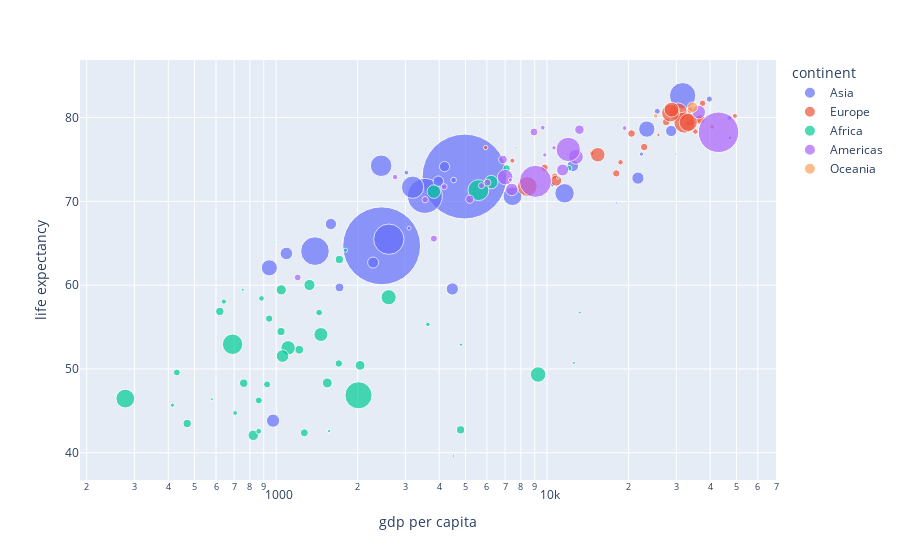

Notebook code cell kept with this figure:
### Code cell
fig.show()

### Figure 1 — Plotly figure (JSON) as saved in the notebook; plotly's stock layout.template omitted (floating-point values rounded to 4 significant figures)
{"data": [{"hovertemplate": "<b>%{hovertext}</b><br><br>continent=Asia<br>gdp per capita=%{x}<br>life expectancy=%{y}<br>population=%{marker.size}<extra></extra>", "hovertext": ["Afghanistan", "Bahrain", "Bangladesh", "Cambodia", "China", "Hong Kong, China", "India", "Indonesia", "Iran", "Iraq", "Israel", "Japan", "Jordan", "Korea, Dem. Rep.", "Korea, Rep.", "Kuwait", "Lebanon", "Malaysia", "Mongolia", "Myanmar", "Nepal", "Oman", "Pakistan", "Philippines", "Saudi Arabia", "Singapore", "Sri Lanka", "Syria", "Taiwan", "Thailand", "Vietnam", "West Bank and Gaza", "Yemen, Rep."], "legendgroup": "Asia", "marker": {"color": "#636efa", "size": [31889923, 708573, 150448339, 14131858, 1318683096, 6980412, 1110396331, 223547000, 69453570, 27499638, 6426679, 127467972, 6053193, 23301725, 49044790, 2505559, 3921278, 24821286, 2874127, 47761980, 28901790, 3204897, 169270617, 91077287, 27601038, 4553009, 20378239, 19314747, 23174294, 65068149, 85262356, 4018332, 22211743], "sizemode": "area", "sizeref": 366300.0, "symbol": "circle"}, "mode": "markers", "name": "Asia", "orientation": "v", "showlegend": true, "type": "scatter", "x": [974.6, 29800.0, 1391.0, 1714.0, 4959.0, 39720.0, 2452.0, 3541.0, 11610.0, 4471.0, 25520.0, 31660.0, 4519.0, 1593.0, 23350.0, 47310.0, 10460.0, 12450.0, 3096.0, 944, 1091.0, 22320.0, 2606.0, 3190.0, 21650.0, 47140.0, 3970.0, 4185.0, 28720.0, 7458.0, 2442.0, 3025.0, 2281.0], "xaxis": "x", "y": [43.83, 75.64, 64.06, 59.72, 72.96, 82.21, 64.7, 70.65, 70.96, 59.55, 80.75, 82.6, 72.53, 67.3, 78.62, 77.59, 71.99, 74.24, 66.8, 62.07, 63.78, 75.64, 65.48, 71.69, 72.78, 79.97, 72.4, 74.14, 78.4, 70.62, 74.25, 73.42, 62.7], "yaxis": "y"}, {"hovertemplate": "<b>%{hovertext}</b><br><br>continent=Europe<br>gdp per capita=%{x}<br>life expectancy=%{y}<br>population=%{marker.size}<extra></extra>", "hovertext": ["Albania", "Austria", "Belgium", "Bosnia and Herzegovina", "Bulgaria", "Croatia", "Czech Republic", "Denmark", "Finland", "France", "Germany", "Greece", "Hungary", "Iceland", "Ireland", "Italy", "Montenegro", "Netherlands", "Norway", "Poland", "Portugal", "Romania", "Serbia", "Slovak Republic", "Slovenia", "Spain", "Sweden", "Switzerland", "Turkey", "United Kingdom"], "legendgroup": "Europe", "marker": {"color": "#EF553B", "size": [3600523, 8199783, 10392226, 4552198, 7322858, 4493312, 10228744, 5468120, 5238460, 61083916, 82400996, 10706290, 9956108, 301931, 4109086, 58147733, 684736, 16570613, 4627926, 38518241, 10642836, 22276056, 10150265, 5447502, 2009245, 40448191, 9031088, 7554661, 71158647, 60776238], "sizemode": "area", "sizeref": 366300.0, "symbol": "circle"}, "mode": "markers", "name": "Europe", "orientation": "v", "showlegend": true, "type": "scatter", "x": [5937.0, 36130.0, 33690.0, 7446.0, 10680.0, 14620.0, 22830.0, 35280.0, 33210.0, 30470.0, 32170.0, 27540.0, 18010.0, 36180.0, 40680.0, 28570.0, 9254.0, 36800.0, 49360.0, 15390.0, 20510.0, 10810.0, 9787.0, 18680.0, 25770.0, 28820.0, 33860.0, 37510.0, 8458.0, 33200.0], "xaxis": "x", "y": [76.42, 79.83, 79.44, 74.85, 73.0, 75.75, 76.49, 78.33, 79.31, 80.66, 79.41, 79.48, 73.34, 81.76, 78.89, 80.55, 74.54, 79.76, 80.2, 75.56, 78.1, 72.48, 74.0, 74.66, 77.93, 80.94, 80.88, 81.7, 71.78, 79.42], "yaxis": "y"}, {"hovertemplate": "<b>%{hovertext}</b><br><br>continent=Africa<br>gdp per capita=%{x}<br>life expectancy=%{y}<br>population=%{marker.size}<extra></extra>", "hovertext": ["Algeria", "Angola", "Benin", "Botswana", "Burkina Faso", "Burundi", "Cameroon", "Central African Republic", "Chad", "Comoros", "Congo, Dem. Rep.", "Congo, Rep.", "Cote d'Ivoire", "Djibouti", "Egypt", "Equatorial Guinea", "Eritrea", "Ethiopia", "Gabon", "Gambia", "Ghana", "Guinea", "Guinea-Bissau", "Kenya", "Lesotho", "Liberia", "Libya", "Madagascar", "Malawi", "Mali", "Mauritania", "Mauritius", "Morocco", "Mozambique", "Namibia", "Niger", "Nigeria", "Reunion", "Rwanda", "Sao Tome and Principe", "Senegal", "Sierra Leone", "Somalia", "South Africa", "Sudan", "Swaziland", "Tanzania", "Togo", "Tunisia", "Uganda", "Zambia", "Zimbabwe"], "legendgroup": "Africa", "marker": {"color": "#00cc96", "size": [33333216, 12420476, 8078314, 1639131, 14326203, 8390505, 17696293, 4369038, 10238807, 710960, 64606759, 3800610, 18013409, 496374, 80264543, 551201, 4906585, 76511887, 1454867, 1688359, 22873338, 9947814, 1472041, 35610177, 2012649, 3193942, 6036914, 19167654, 13327079, 12031795, 3270065, 1250882, 33757175, 19951656, 2055080, 12894865, 135031164, 798094, 8860588, 199579, 12267493, 6144562, 9118773, 43997828, 42292929, 1133066, 38139640, 5701579, 10276158, 29170398, 11746035, 12311143], "sizemode": "area", "sizeref": 366300.0, "symbol": "circle"}, "mode": "markers", "name": "Africa", "orientation": "v", "showlegend": true, "type": "scatter", "x": [6223.0, 4797.0, 1441.0, 12570.0, 1217.0, 430.1, 2042.0, 706.0, 1704.0, 986.1, 277.6, 3633.0, 1545.0, 2082.0, 5581.0, 12150.0, 641.4, 690.8, 13210.0, 752.7, 1328.0, 942.7, 579.2, 1463.0, 1569.0, 414.5, 12060.0, 1045.0, 759.3, 1043.0, 1803.0, 10960.0, 3820.0, 823.7, 4811.0, 619.7, 2014.0, 7670.0, 863.1, 1598.0, 1712.0, 862.5, 926.1, 9270.0, 2602.0, 4513.0, 1107.0, 883.0, 7093.0, 1056.0, 1271.0, 469.7], "xaxis": "x", "y": [72.3, 42.73, 56.73, 50.73, 52.3, 49.58, 50.43, 44.74, 50.65, 65.15, 46.46, 55.32, 48.33, 54.79, 71.34, 51.58, 58.04, 52.95, 56.73, 59.45, 60.02, 56.01, 46.39, 54.11, 42.59, 45.68, 73.95, 59.44, 48.3, 54.47, 64.16, 72.8, 71.16, 42.08, 52.91, 56.87, 46.86, 76.44, 46.24, 65.53, 63.06, 42.57, 48.16, 49.34, 58.56, 39.61, 52.52, 58.42, 73.92, 51.54, 42.38, 43.49], "yaxis": "y"}, {"hovertemplate": "<b>%{hovertext}</b><br><br>continent=Americas<br>gdp per capita=%{x}<br>life expectancy=%{y}<br>population=%{marker.size}<extra></extra>", "hovertext": ["Argentina", "Bolivia", "Brazil", "Canada", "Chile", "Colombia", "Costa Rica", "Cuba", "Dominican Republic", "Ecuador", "El Salvador", "Guatemala", "Haiti", "Honduras", "Jamaica", "Mexico", "Nicaragua", "Panama", "Paraguay", "Peru", "Puerto Rico", "Trinidad and Tobago", "United States", "Uruguay", "Venezuela"], "legendgroup": "Americas", "marker": {"color": "#ab63fa", "size": [40301927, 9119152, 190010647, 33390141, 16284741, 44227550, 4133884, 11416987, 9319622, 13755680, 6939688, 12572928, 8502814, 7483763, 2780132, 108700891, 5675356, 3242173, 6667147, 28674757, 3942491, 1056608, 301139947, 3447496, 26084662], "sizemode": "area", "sizeref": 366300.0, "symbol": "circle"}, "mode": "markers", "name": "Americas", "orientation": "v", "showlegend": true, "type": "scatter", "x": [12780.0, 3822.0, 9066.0, 36320.0, 13170.0, 7007.0, 9645.0, 8948.0, 6025.0, 6873.0, 5728.0, 5186.0, 1202.0, 3548.0, 7321.0, 11980.0, 2749.0, 9809.0, 4173.0, 7409.0, 19330.0, 18010.0, 42950.0, 10610.0, 11420.0], "xaxis": "x", "y": [75.32, 65.55, 72.39, 80.65, 78.55, 72.89, 78.78, 78.27, 72.23, 74.99, 71.88, 70.26, 60.92, 70.2, 72.57, 76.19, 72.9, 75.54, 71.75, 71.42, 78.75, 69.82, 78.24, 76.38, 73.75], "yaxis": "y"}, {"hovertemplate": "<b>%{hovertext}</b><br><br>continent=Oceania<br>gdp per capita=%{x}<br>life expectancy=%{y}<br>population=%{marker.size}<extra></extra>", "hovertext": ["Australia", "New Zealand"], "legendgroup": "Oceania", "marker": {"color": "#FFA15A", "size": [20434176, 4115771], "sizemode": "area", "sizeref": 366300.0, "symbol": "circle"}, "mode": "markers", "name": "Oceania", "orientation": "v", "showlegend": true, "type": "scatter", "x": [34440.0, 25190.0], "xaxis": "x", "y": [81.23, 80.2], "yaxis": "y"}], "layout": {"legend": {"itemsizing": "constant", "title": {"text": "continent"}, "tracegroupgap": 0}, "margin": {"t": 60}, "xaxis": {"anchor": "y", "domain": [0, 1], "title": {"text": "gdp per capita"}, "type": "log"}, "yaxis": {"anchor": "x", "domain": [0, 1], "title": {"text": "life expectancy"}}}}
